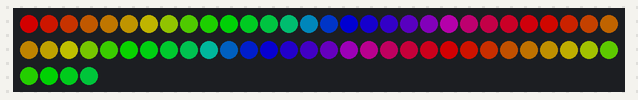
A sketch run on a simulated Arduino Uno, built with avr-gcc and run on an emulated ATmega328P. On the bench: 64 RGB LEDs in strip order, left to right, continuing on the next row. Dim RGB values are drawn brighter than linear.

Above: at 0.15 s.
At 4.66 s:
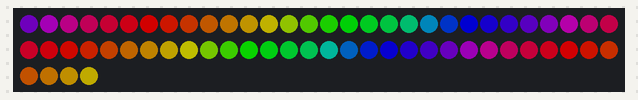
At 10.08 s:
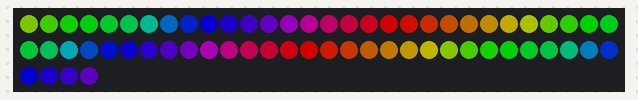
At 20.31 s:
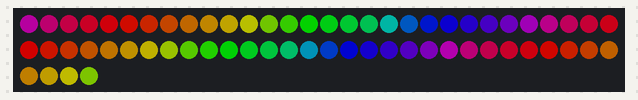
At 29.64 s:
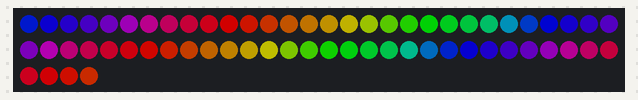
At 39.57 s:
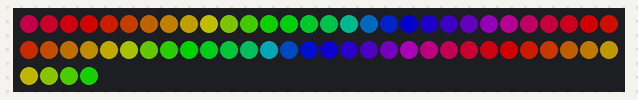

The sketch:

Rainbow_March.ino
```cpp
#include "FastLED.h"
#define DATA_PIN   8
#define NUM_LEDS   64

CRGB leds[NUM_LEDS];

CRGBPalette16 currentPalette;
CRGBPalette16 targetPalette;
TBlendType    currentBlending = LINEARBLEND;                  // NOBLEND or LINEARBLEND

void setup(){
 Serial.begin(115200);
 FastLED.addLeds<WS2812B, DATA_PIN, GRB>(leds, NUM_LEDS).setCorrection(TypicalLEDStrip);

 FastLED.setBrightness(255);
 FastLED.setMaxPowerInVoltsAndMilliamps(5,500);              // FastLED 2.1 Power management set at 5V, 500mA
}

void loop(){

  Rainbow_March(200, 10);
  FastLED.show();

}

void Rainbow_March(uint8_t thisdelay, uint8_t deltahue){     // The fill_rainbow call doesn't support brightness levels.
 uint8_t thishue = millis() * (255-thisdelay)/255;             // To change the rate, add a beat or something to the result. 'thisdelay' must be a fixed value.
 thishue = beat8(50);                                       // This uses a FastLED sawtooth generator. Again, the '50' should not change on the fly.
 //thishue = beatsin8(50,0,255);                              // This can change speeds on the fly. You can also add these to each other.
  fill_rainbow(leds, NUM_LEDS, thishue, deltahue);            // Use FastLED's fill_rainbow routine.
}
```
